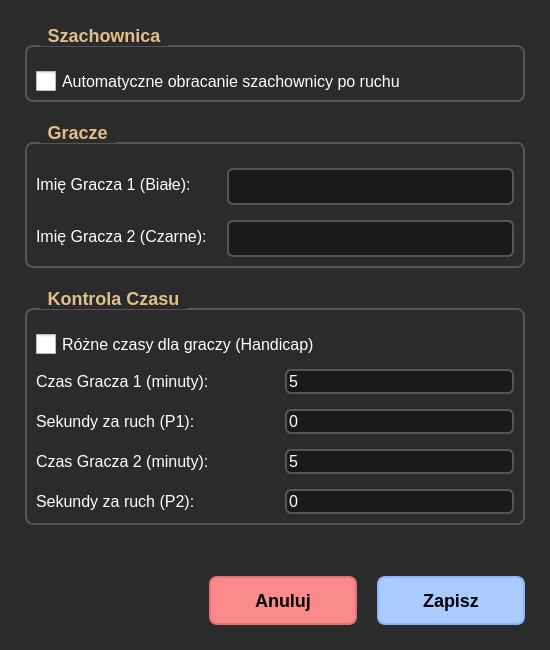
<?xml version="1.0" encoding="UTF-8"?>
<ui version="4.0">
 <class>SettingsDialog</class>
 <widget class="QDialog" name="SettingsDialog">
  <property name="geometry">
   <rect>
    <x>0</x>
    <y>0</y>
    <width>550</width>
    <height>650</height>
   </rect>
  </property>
  <property name="windowTitle">
   <string>Ustawienia Gry</string>
  </property>
  <property name="styleSheet">
   <string notr="true">
QDialog {
    background-color: #2b2b2b;
}

QGroupBox {
    color: #e0c08b;
    font-family: 'Segoe UI', Arial, sans-serif;
    font-size: 18px;
    font-weight: bold;
    border: 2px solid #555555;
    border-radius: 8px;
    margin-top: 20px;
    padding-top: 15px;
}

QGroupBox::title {
    subcontrol-origin: margin;
    subcontrol-position: top left;
    left: 15px;
    padding: 0 5px;
}

QLabel, QCheckBox {
    color: #ffffff;
    font-family: 'Segoe UI', Arial, sans-serif;
    font-size: 16px;
}

QCheckBox::indicator {
    width: 20px;
    height: 20px;
}

QLineEdit {
    background-color: #1a1a1a;
    color: #ffffff;
    border: 2px solid #555555;
    border-radius: 6px;
    padding: 6px;
    font-family: 'Segoe UI', Arial, sans-serif;
    font-size: 16px;
    min-width: 80px;
}

QSpinBox {
    background-color: #1a1a1a;
    color: #ffffff;
    border: 2px solid #555555;
    border-radius: 6px;
    font-family: 'Segoe UI', Arial, sans-serif;
    font-size: 16px;
    min-width: 80px;
}

QSpinBox {
    padding-right: 25px;
}

QSpinBox QLineEdit {
    padding: 0px;
}

QSpinBox::up-button, QSpinBox::down-button {
    width: 25px;
    background-color: transparent;
}

QSpinBox::up-button:hover, QSpinBox::down-button:hover {
    background-color: #404040;
}

QSpinBox:disabled {
    background-color: #2b2b2b;
    color: #777777;
    border-color: #444444;
}

QLineEdit:focus, QSpinBox:focus {
    border-color: #e0c08b;
}

QPushButton {
    background-color: #404040;
    color: #ffffff;
    font-family: 'Segoe UI', Arial, sans-serif;
    font-size: 18px;
    font-weight: bold;
    border-width: 2px;
    border-style: solid;
    border-color: #555555;
    border-radius: 8px;
    padding: 12px;
    min-width: 120px;
}

QPushButton:hover {
    background-color: #5a5a5a;
    border-color: #777777;
}

QPushButton:pressed { background-color: #303030; }

QPushButton#btn_save { background-color: #a9cbff; color: #000000; border-color: #8bb5ff; }
QPushButton#btn_save:hover { background-color: #8bb5ff; }

QPushButton#btn_cancel { background-color: #fb8b8b; color: #000000; border-color: #e67373; }
QPushButton#btn_cancel:hover { background-color: #e67373; }
   </string>
  </property>
  <layout class="QVBoxLayout" name="verticalLayout">
   <property name="spacing">
    <number>20</number>
   </property>
   <property name="leftMargin">
    <number>25</number>
   </property>
   <property name="topMargin">
    <number>25</number>
   </property>
   <property name="rightMargin">
    <number>25</number>
   </property>
   <property name="bottomMargin">
    <number>25</number>
   </property>
   <item>
    <widget class="QGroupBox" name="grp_boardSettings">
     <property name="title">
      <string>Szachownica</string>
     </property>
     <layout class="QVBoxLayout" name="verticalLayout_2">
      <item>
       <widget class="QCheckBox" name="chk_autoFlip">
        <property name="cursor">
         <cursorShape>PointingHandCursor</cursorShape>
        </property>
        <property name="text">
         <string>Automatyczne obracanie szachownicy po ruchu</string>
        </property>
       </widget>
      </item>
     </layout>
    </widget>
   </item>
   <item>
    <widget class="QGroupBox" name="grp_playerSettings">
     <property name="title">
      <string>Gracze</string>
     </property>
     <layout class="QFormLayout" name="formLayout">
      <property name="horizontalSpacing">
       <number>20</number>
      </property>
      <property name="verticalSpacing">
       <number>15</number>
      </property>
      <item row="0" column="0">
       <widget class="QLabel" name="label_p1Name">
        <property name="text">
         <string>Imię Gracza 1 (Białe):</string>
        </property>
       </widget>
      </item>
      <item row="0" column="1">
       <widget class="QLineEdit" name="edit_p1Name"/>
      </item>
      <item row="1" column="0">
       <widget class="QLabel" name="label_p2Name">
        <property name="text">
         <string>Imię Gracza 2 (Czarne):</string>
        </property>
       </widget>
      </item>
      <item row="1" column="1">
       <widget class="QLineEdit" name="edit_p2Name"/>
      </item>
     </layout>
    </widget>
   </item>
   <item>
    <widget class="QGroupBox" name="grp_timeSettings">
     <property name="title">
      <string>Kontrola Czasu</string>
     </property>
     <layout class="QGridLayout" name="gridLayout">
      <property name="horizontalSpacing">
       <number>20</number>
      </property>
      <property name="verticalSpacing">
       <number>15</number>
      </property>
      <item row="0" column="0" colspan="2">
       <widget class="QCheckBox" name="chk_handicap">
        <property name="cursor">
         <cursorShape>PointingHandCursor</cursorShape>
        </property>
        <property name="text">
         <string>Różne czasy dla graczy (Handicap)</string>
        </property>
       </widget>
      </item>
      <item row="1" column="0">
       <widget class="QLabel" name="label_p1Time">
        <property name="text">
         <string>Czas Gracza 1 (minuty):</string>
        </property>
       </widget>
      </item>
      <item row="1" column="1">
       <widget class="QSpinBox" name="spin_p1Time">
        <property name="minimum">
         <number>1</number>
        </property>
        <property name="maximum">
         <number>180</number>
        </property>
        <property name="value">
         <number>5</number>
        </property>
       </widget>
      </item>
      <item row="2" column="0">
       <widget class="QLabel" name="label_p1Inc">
        <property name="text">
         <string>Sekundy za ruch (P1):</string>
        </property>
       </widget>
      </item>
      <item row="2" column="1">
       <widget class="QSpinBox" name="spin_p1Inc">
        <property name="maximum">
         <number>60</number>
        </property>
       </widget>
      </item>
      <item row="3" column="0">
       <widget class="QLabel" name="label_p2Time">
        <property name="text">
         <string>Czas Gracza 2 (minuty):</string>
        </property>
       </widget>
      </item>
      <item row="3" column="1">
       <widget class="QSpinBox" name="spin_p2Time">
        <property name="minimum">
         <number>1</number>
        </property>
        <property name="maximum">
         <number>180</number>
        </property>
        <property name="value">
         <number>5</number>
        </property>
       </widget>
      </item>
      <item row="4" column="0">
       <widget class="QLabel" name="label_p2Inc">
        <property name="text">
         <string>Sekundy za ruch (P2):</string>
        </property>
       </widget>
      </item>
      <item row="4" column="1">
       <widget class="QSpinBox" name="spin_p2Inc">
        <property name="maximum">
         <number>60</number>
        </property>
       </widget>
      </item>
     </layout>
    </widget>
   </item>
   <item>
    <spacer name="verticalSpacer">
     <property name="orientation">
      <enum>Qt::Vertical</enum>
     </property>
     <property name="sizeHint" stdset="0">
      <size>
       <width>20</width>
       <height>40</height>
      </size>
     </property>
    </spacer>
   </item>
   <item>
    <layout class="QHBoxLayout" name="horizontalLayout">
     <property name="spacing">
      <number>20</number>
     </property>
     <item>
      <spacer name="horizontalSpacer">
       <property name="orientation">
        <enum>Qt::Horizontal</enum>
       </property>
       <property name="sizeHint" stdset="0">
        <size>
         <width>40</width>
         <height>20</height>
        </size>
       </property>
      </spacer>
     </item>
     <item>
      <widget class="QPushButton" name="btn_cancel">
       <property name="cursor">
        <cursorShape>PointingHandCursor</cursorShape>
       </property>
       <property name="text">
        <string>Anuluj</string>
       </property>
      </widget>
     </item>
     <item>
      <widget class="QPushButton" name="btn_save">
       <property name="cursor">
        <cursorShape>PointingHandCursor</cursorShape>
       </property>
       <property name="text">
        <string>Zapisz</string>
       </property>
      </widget>
     </item>
    </layout>
   </item>
  </layout>
 </widget>
 <resources/>
 <connections/>
</ui>
